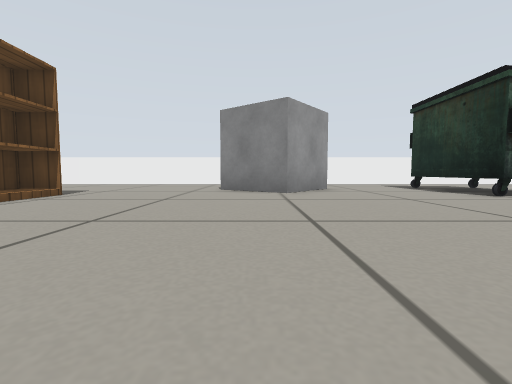
view 1 (above)

22 first-person views from a walk through a world built for the Gazebo simulator. The camera is 0.22 m above the floor, tilts 4° down and sees 85° across. Floor lines are 1 m apart. The floor is counted in squares, 0.5 m on a side. Each view is taken from the middle of a square. On the plan, view 1 faces up. The plan holds only what a view shows up to about 9 squares ahead; the rest is blank. Simple patterns stand in for the simulator's built-in surfaces.

view 2
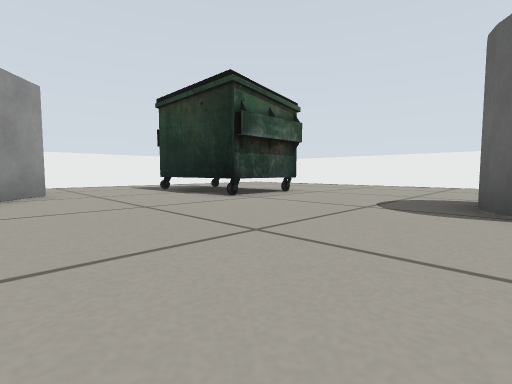

view 3
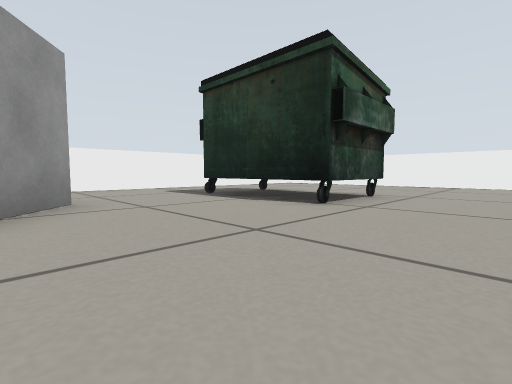

view 4
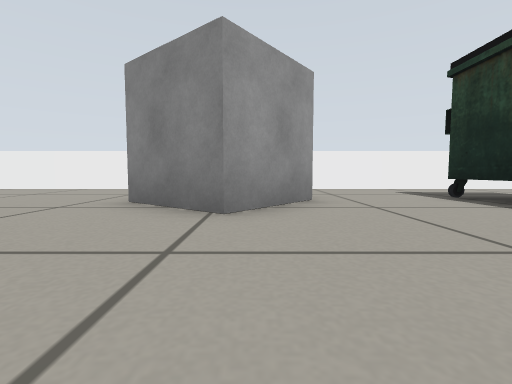

view 5
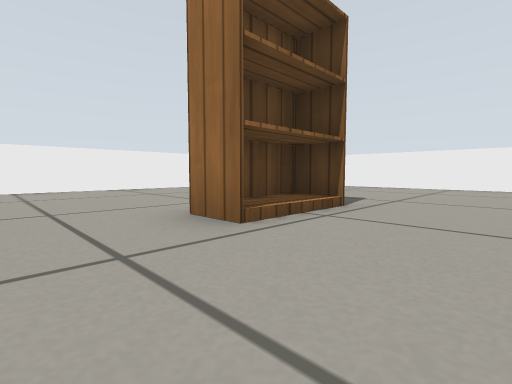

view 6
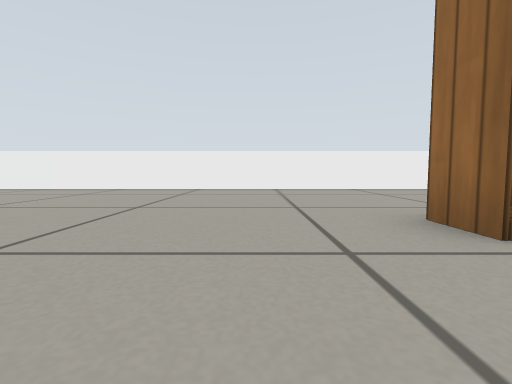

view 7
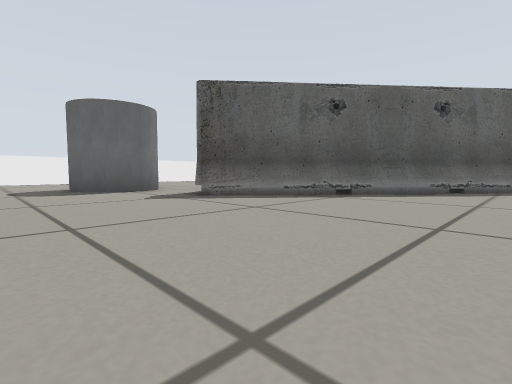

view 8
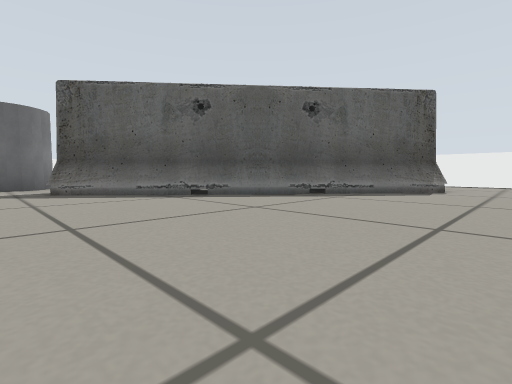

view 9
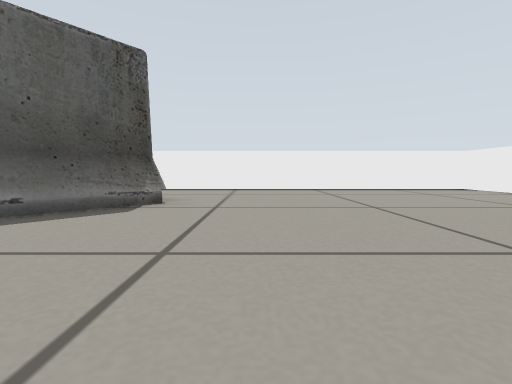

view 10
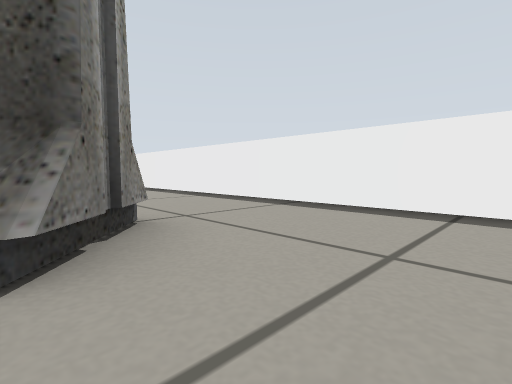

view 11
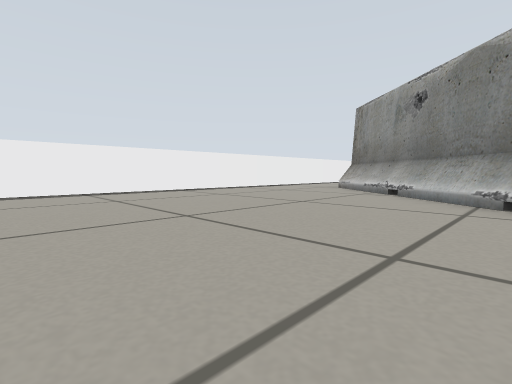

view 12
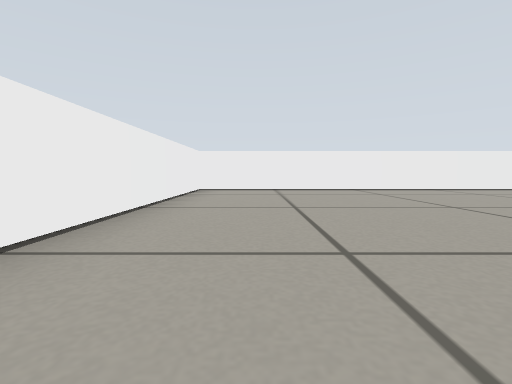

view 13
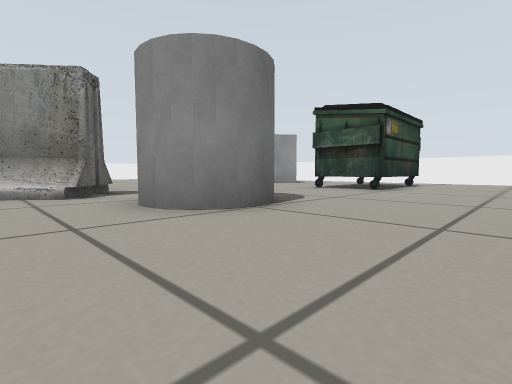

view 14
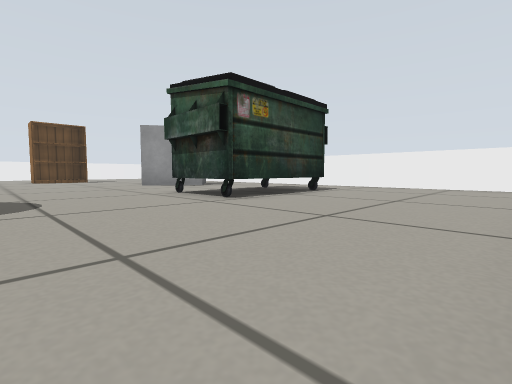

view 15
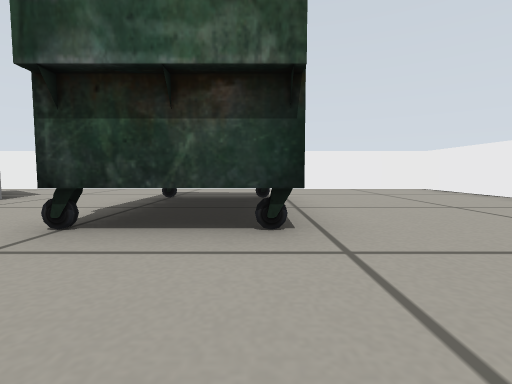

view 16
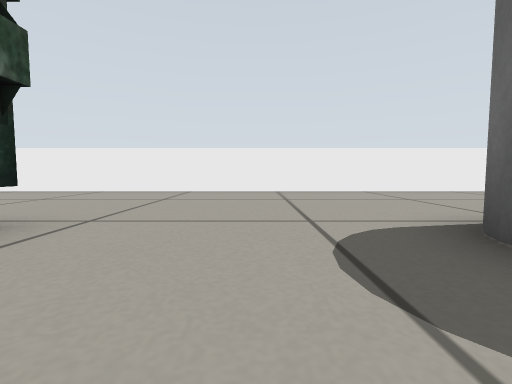

view 17
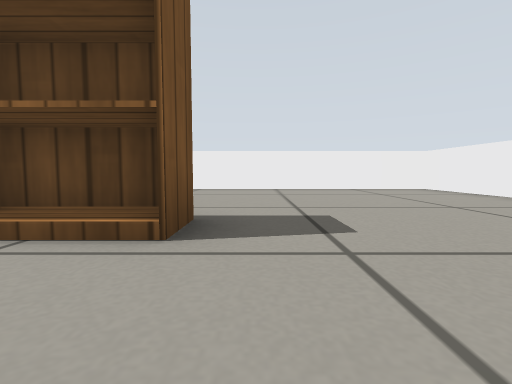

view 18
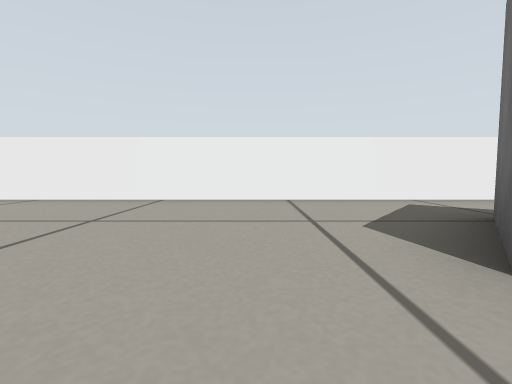

view 19
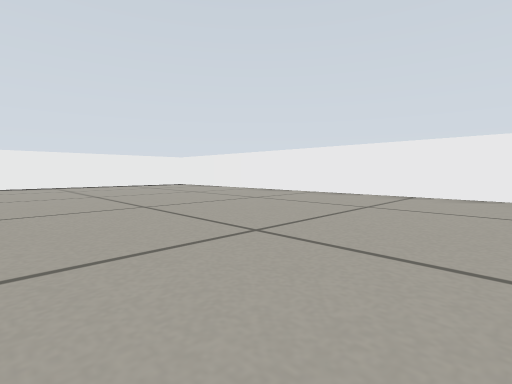

view 20
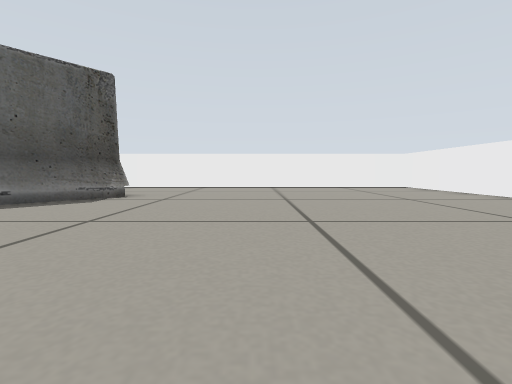

view 21
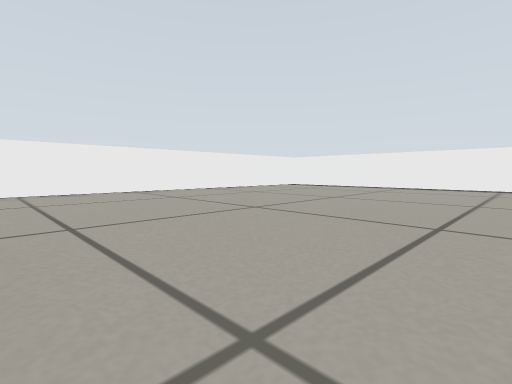

view 22
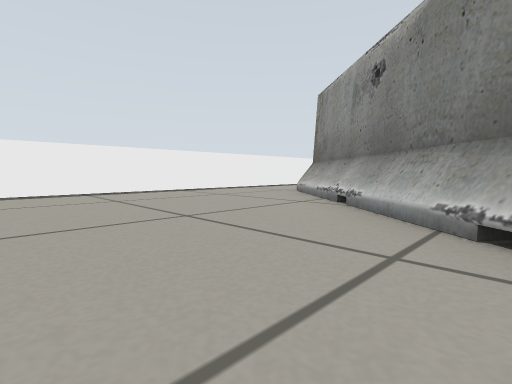

### Floor plan
Key: @ floor where view 1 was taken; # wall or solid block; . floor; U dumpster; B bookshelf; C grey cylinder; A barrier; O other object.
Columns run from 10 left of view 1 to 11 right of it. Each row starts with its distance up from view 1.
 11 ######################
 10 #....................#
  9 #....................#
  8 #.........O ...UU....#
  7 #........O..O..UU....#
  6 #..........O...UU....#
  5 #.....B........UU....#
  4 #.....B..............#
  3 #....................#
  2 #....................#
  1 #..............CC....#
  0 #.........@..A.CC....#
 -1 #...........AA.......#
 -2 #..........AAA.......#
 -3 #.........AAA........#
 -4 #........AAA.........#
 -5 #.......AAA..........#
 -6 #.......AA...........#
 -7 #.......A............#
 -8 #....................#
 -9 #....................#
-10 ######################

Positions as (right, up) in squares from view 1, and headings:
1: (0, 0), facing up
2: (1, 1), facing up-right
3: (1, 3), facing up-right
4: (1, 3), facing up
5: (-2, 2), facing up-left
6: (-2, 2), facing left
7: (-2, 3), facing down-right
8: (-4, 1), facing down-right
9: (-4, -2), facing down
10: (-4, -6), facing down-right
11: (6, -3), facing down-left
12: (9, -2), facing down
13: (9, -2), facing up-left
14: (10, 2), facing up-left
15: (6, 3), facing up
16: (4, 3), facing right
17: (-2, 6), facing left
18: (-2, 6), facing up
19: (-4, 0), facing down-left
20: (-5, -1), facing down
21: (4, -1), facing down-right
22: (4, -3), facing down-left
